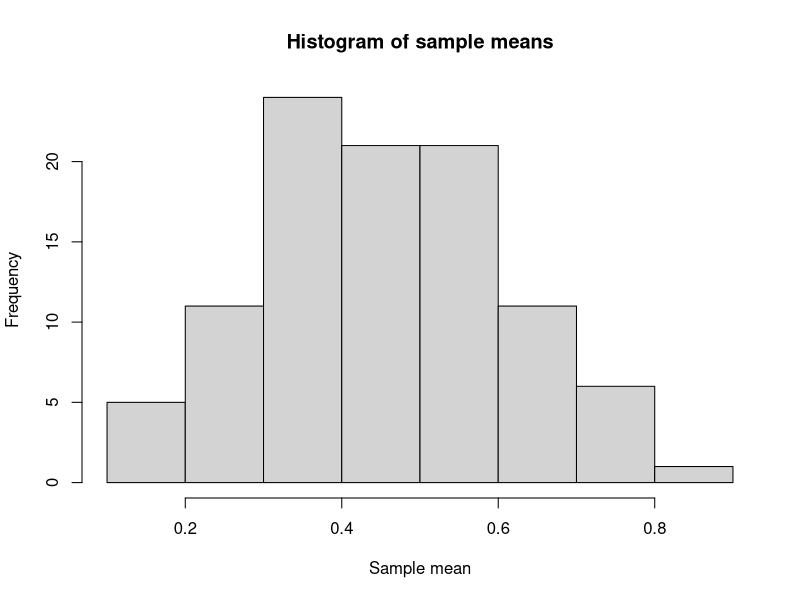
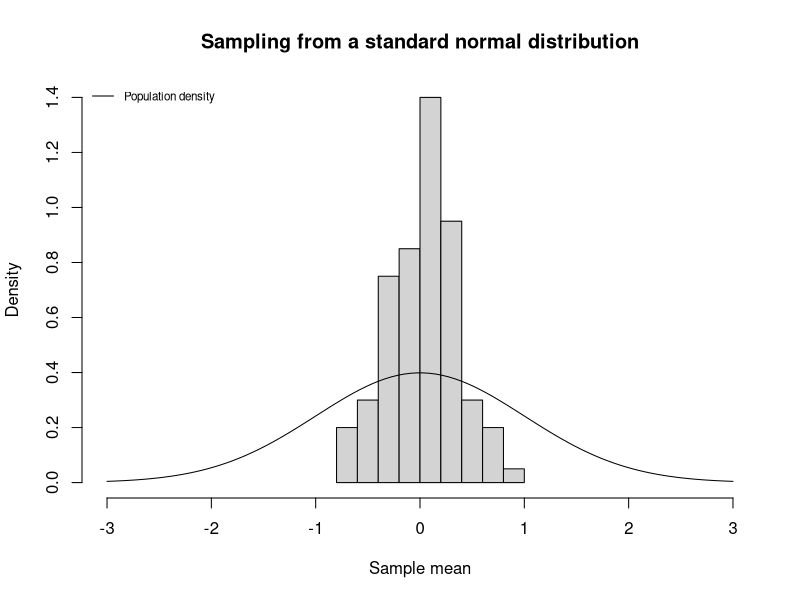
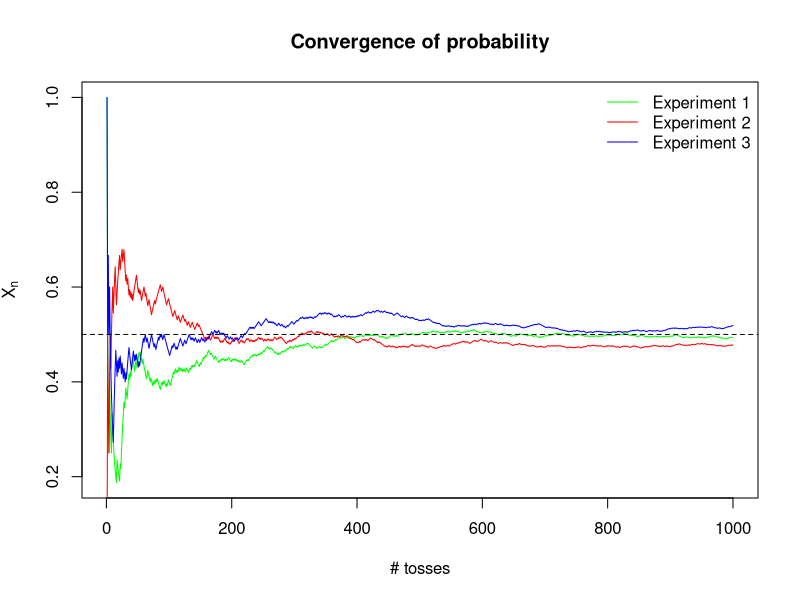
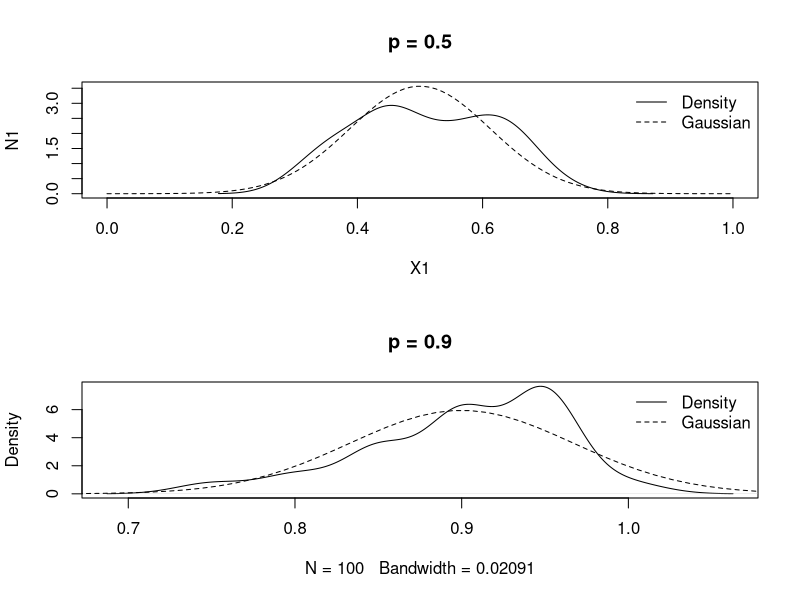

Here is the R script that generated these plots, in order:
## ---- chunk 1
set.seed(12111842)
s1 <- rbinom(n=10, size=1, prob=0.5)
cat("Sample mean = ", mean(s1))
## ---- chunk 2
n.sims <- 100
sample.size <- 10
S <- matrix(rbinom(n=n.sims * sample.size, size=1, prob=0.5), nrow=sample.size)
sample.means <- colMeans(S)
hist(sample.means, xlab='Sample mean', main='Histogram of sample means')
## ---- chunk 3
S <- matrix(rnorm(n=n.sims * sample.size), nrow=sample.size)
sample.means <- colMeans(S)
X <- seq(from=-3, to=3, length.out=100)
hist(sample.means,
     xlab="Sample mean",
     main="Sampling from a standard normal distribution",
     prob=TRUE,
     xlim=range(X))
lines(X, dnorm(X))
legend("topleft", 
       legend=c("Population density"), 
       col=c("black"), 
       cex=0.7, 
       lty=1,
       bty="n")
## ---- chunk 4
n.sims <- 1000
exp1 <- cumsum(sample(0:1, n.sims, replace=TRUE))/1:n.sims
exp2 <- cumsum(sample(0:1, n.sims, replace=TRUE))/1:n.sims
exp3 <- cumsum(sample(0:1, n.sims, replace=TRUE))/1:n.sims

plot(1:n.sims, exp1, xlab="# tosses", ylab=expression(bar(X)[n]), 
     col="green", type="l", main="Convergence of probability")
lines(1:n.sims, exp2, col="red", type="l")
lines(1:n.sims, exp3, col="blue", type="l")
abline(h=0.5, col="black", lty=2)
legend("topright",
       legend=c("Experiment 1", "Experiment 2", "Experiment 3"),
       col=c("green", "red", "blue"),
       lty=1,
       bty="n")
## ---- chunk 5
p1 <- 0.5
p2 <- 0.9
sample.size <- 20
n.samples <- 100
means.1 <- colMeans(matrix(rbinom(n=sample.size*n.samples, size=1, p=p1), 
                           nrow=sample.size))
means.2 <- colMeans(matrix(rbinom(n=sample.size*n.samples, size=1, p=p2), 
                           nrow=sample.size))
mean.means.1 <- p1
mean.means.2 <- p2
sd.means.1 <- sqrt(means.1 * (1 - means.1)/sample.size)
sd.means.2 <- sqrt(means.2 * (1 - means.2)/sample.size)
X1 <- seq(from=mean.means.1 - 0.5, to=mean.means.1 + 0.5, length.out=100)
X2 <- seq(from=mean.means.2 - 0.5, to=mean.means.2 + 0.5, length.out=100)
N1 <- dnorm(X1, mean=mean.means.1, 
            sd=sqrt(mean.means.1 * (1 - mean.means.1)/sample.size))
N2 <- dnorm(X2, mean=mean.means.2, 
            sd=sqrt(mean.means.2 * (1 - mean.means.2)/sample.size))
oldpar <- par(mfrow=c(2, 1))
plot(X1, N1, lty=2, main=paste("p =", p1), type="l")
lines(density(means.1))
legend("topright",
       legend=c("Density", "Gaussian"),
       lty = c(1, 2),
       bty = "n")
plot(density(means.2), main=paste("p =", p2), type="l")
lines(X2, N2, lty=2)
legend("topright",
       legend=c("Density", "Gaussian"),
       lty = c(1, 2),
       bty = "n")
## ---- chunk 6
samples <- matrix(data=rbinom(n=sample.size*n.samples, size=1, p=p2),
                  nrow=sample.size)
sample.means <- colMeans(samples)
sample.sd <- sqrt(sample.means * (1 - sample.means)/sample.size)
# We are looking for a 95% interval, so the limits are +/- 2 standard
# deviations from the mean.
k <- 2
lower.lim <- sample.means - k * sample.sd
upper.lim <- sample.means + k * sample.sd
mu <- p2
# Find out if mu lies in these limits for each sample.
result <- (lower.lim <= mu) & (mu <= upper.lim)
cat(paste("The confidence interval captured parametric mean",
          round(sum(result)/length(result) * 100, 2),
          "% of times.\n"))
cat("We expected it to capture 95% of times.\n")
## ---- chunk 7
# Quantities related to Agreti-Coull interval will be prefixed with 'ac.'.
ac.samples <- rbind(samples,
                    rep(1, n.samples),
                    rep(1, n.samples),
                    rep(0, n.samples),
                    rep(0, n.samples))
ac.sample.means <- colMeans(ac.samples)
ac.sd <- sqrt(ac.sample.means * (1 - ac.sample.means)/sqrt(sample.size))
ac.lower.lim <- ac.sample.means - k * ac.sd
ac.upper.lim <- ac.sample.means + k * ac.sd
ac.result <- (ac.lower.lim <= mu) & (mu <= ac.upper.lim)
cat(paste("The confidence interval captured parametric mean",
          round(sum(ac.result)/length(ac.result) * 100, 2),
          "% of times.\n"))
cat("We expected it to capture 95% of times.\n")
## ---- chunk 8
summary(sample.means)
summary(ac.sample.means)
